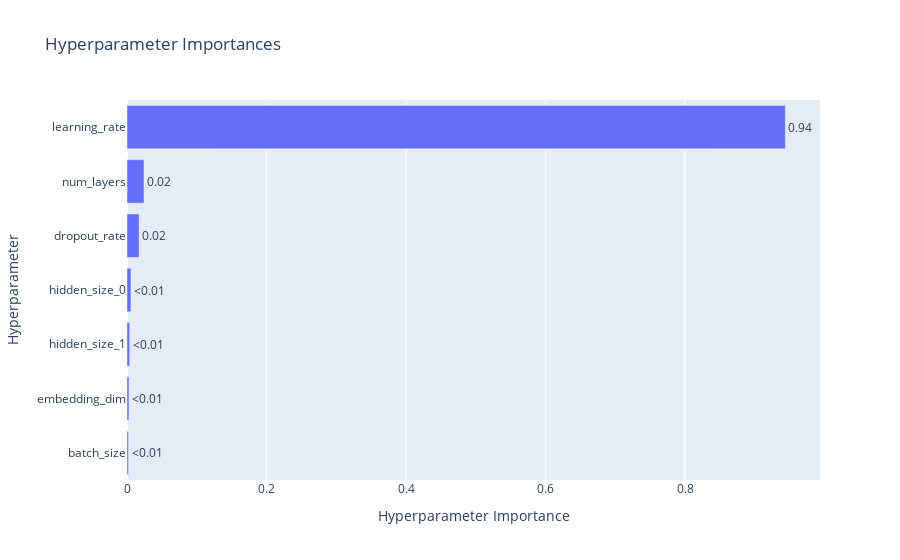

Notebook code for this chart:
### Code cell
# Hyperparameter Importances
plot_param_importances(study).show()

### Figure 1 — Plotly figure (JSON) as saved in the notebook; plotly's stock layout.template omitted (floating-point values rounded to 4 significant figures)
{"data": [{"cliponaxis": false, "hovertemplate": ["batch_size (CategoricalDistribution): 0.0021563513622917165<extra></extra>", "embedding_dim (IntDistribution): 0.002840499847688261<extra></extra>", "hidden_size_1 (IntDistribution): 0.0038316103307839493<extra></extra>", "hidden_size_0 (IntDistribution): 0.005649981336320806<extra></extra>", "dropout_rate (FloatDistribution): 0.01736287388357905<extra></extra>", "num_layers (IntDistribution): 0.02435155940752231<extra></extra>", "learning_rate (FloatDistribution): 0.943807123831814<extra></extra>"], "name": "Objective Value", "orientation": "h", "text": ["<0.01", "<0.01", "<0.01", "<0.01", "0.02", "0.02", "0.94"], "textposition": "outside", "type": "bar", "x": [0.002156, 0.00284, 0.003832, 0.00565, 0.01736, 0.02435, 0.9438], "y": ["batch_size", "embedding_dim", "hidden_size_1", "hidden_size_0", "dropout_rate", "num_layers", "learning_rate"]}], "layout": {"title": {"text": "Hyperparameter Importances"}, "xaxis": {"title": {"text": "Hyperparameter Importance"}}, "yaxis": {"title": {"text": "Hyperparameter"}}}}
